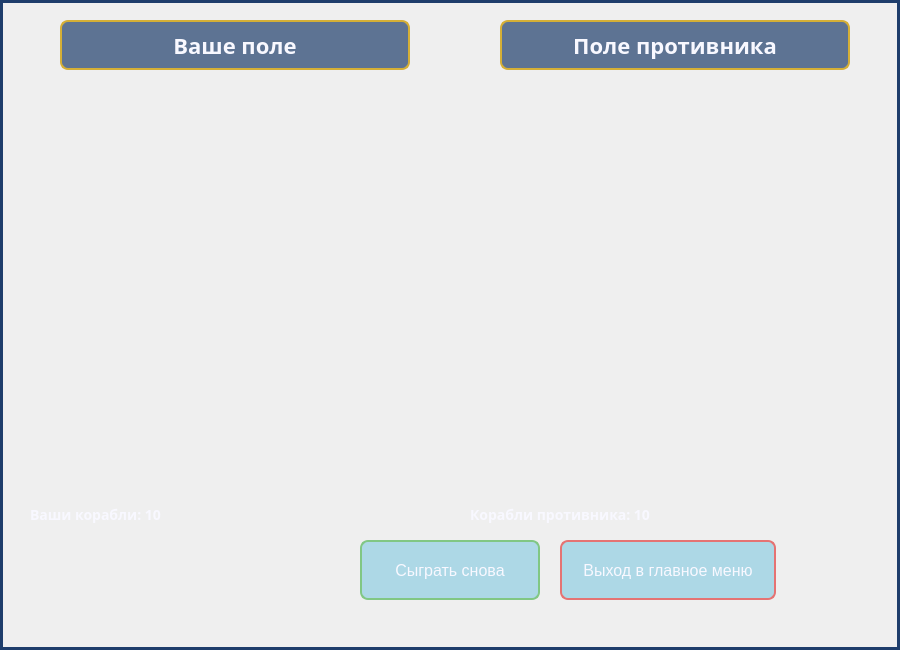
<?xml version="1.0" encoding="UTF-8"?>
<ui version="4.0">
 <class>BattleWindow</class>
 <widget class="QDialog" name="BattleWindow">
  <property name="geometry">
   <rect>
    <x>0</x>
    <y>0</y>
    <width>900</width>
    <height>650</height>
   </rect>
  </property>
  <property name="windowTitle">
   <string>Морской бой</string>
  </property>
  <property name="styleSheet">
   <string notr="true">
QDialog {
    background-color: qlineargradient(x1:0, y1:0, x2:1, y2:1,
                                    stop:0 #0a2463, stop:1 #3e92cc);
    border: 3px solid #1e3d6b;
}

QLabel {
    color: #f8f8ff;
    font-family: &quot;Arial Rounded MT Bold&quot;;
    text-shadow: 1px 1px 2px rgba(0, 0, 0, 0.5);
}

QLabel#labelPlayer, QLabel#labelEnemy {
    font-size: 22px;
    font-weight: bold;
    color: #f8f8ff;
    background-color: rgba(30, 61, 107, 0.7);
    border-radius: 8px;
    padding: 5px 10px;
    border: 2px solid #d4af37;
}

QLabel#labelPlayerShips, QLabel#labelEnemyShips {
    font-size: 14px;
    color: #f8f8ff;
    font-weight: bold;
}

QPushButton {
    background-color: qlineargradient(x1:0, y1:0, x2:0, y2:1,
                                    stop:0 #1e3d6b, stop:1 #0a2463);
    border: 2px solid #d4af37;
    border-radius: 8px;
    padding: 8px 16px;
    font-family: &quot;Arial Rounded MT Bold&quot;;
    font-size: 14px;
    color: #f8f8ff;
}

QPushButton:hover {
    background-color: qlineargradient(x1:0, y1:0, x2:0, y2:1,
                                    stop:0 #3a5f8c, stop:1 #1e3d6b);
}

QPushButton:pressed {
    background-color: qlineargradient(x1:0, y1:0, x2:0, y2:1,
                                    stop:0 #0a2463, stop:1 #1e3d6b);
}

QPushButton#btnReplay {
    min-width: 120px;
    min-height: 40px;
    font-size: 16px;
    background-color: qlineargradient(x1:0, y1:0, x2:0, y2:1,
                                    stop:0 #4CAF50, stop:1 #2E7D32);
    border: 2px solid #81C784;
}

QPushButton#btnReplay:hover {
    background-color: qlineargradient(x1:0, y1:0, x2:0, y2:1,
                                    stop:0 #66BB6A, stop:1 #388E3C);
}

QPushButton#btnReplay:pressed {
    background-color: qlineargradient(x1:0, y1:0, x2:0, y2:1,
                                    stop:0 #2E7D32, stop:1 #1B5E20);
}

QPushButton#btnExitToMainMenu {
    min-width: 180px;
    min-height: 40px;
    font-size: 16px;
    background-color: qlineargradient(x1:0, y1:0, x2:0, y2:1,
                                    stop:0 #c62828, stop:1 #b71c1c);
    border: 2px solid #e57373;
}

QPushButton#btnExitToMainMenu:hover {
    background-color: qlineargradient(x1:0, y1:0, x2:0, y2:1,
                                    stop:0 #ef5350, stop:1 #e53935);
}

QPushButton#btnExitToMainMenu:pressed {
    background-color: qlineargradient(x1:0, y1:0, x2:0, y2:1,
                                    stop:0 #b71c1c, stop:1 #7f0000);
}

/* Стили для игровых клеток */
QPushButton {
    background-color: lightblue;
    border: 1px solid #1e3d6b;
    min-width: 30px;
    min-height: 30px;
}

QPushButton[hasShip=&quot;true&quot;] {
    background-color: #2c3e50;
}

QPushButton[hasShip=&quot;false&quot;] {
    background-color: lightblue;
}

QPushButton[hasShip=&quot;true&quot;]:disabled {
    background-color: #c62828;
}

QPushButton[hasShip=&quot;false&quot;]:disabled {
    background-color: white;
}
   </string>
  </property>
  <widget class="QLabel" name="labelPlayer">
   <property name="geometry">
    <rect>
     <x>60</x>
     <y>20</y>
     <width>350</width>
     <height>50</height>
    </rect>
   </property>
   <property name="font">
    <font>
     <family>Arial Rounded MT Bold</family>
     <pointsize>-1</pointsize>
     <bold>true</bold>
    </font>
   </property>
   <property name="text">
    <string>Ваше поле</string>
   </property>
   <property name="alignment">
    <set>Qt::AlignmentFlag::AlignCenter</set>
   </property>
  </widget>
  <widget class="QLabel" name="labelEnemy">
   <property name="geometry">
    <rect>
     <x>500</x>
     <y>20</y>
     <width>350</width>
     <height>50</height>
    </rect>
   </property>
   <property name="font">
    <font>
     <family>Arial Rounded MT Bold</family>
     <pointsize>-1</pointsize>
     <bold>true</bold>
    </font>
   </property>
   <property name="text">
    <string>Поле противника</string>
   </property>
   <property name="alignment">
    <set>Qt::AlignmentFlag::AlignCenter</set>
   </property>
  </widget>
  <widget class="QWidget" name="gridLayoutPlayer" native="true">
   <property name="geometry">
    <rect>
     <x>30</x>
     <y>80</y>
     <width>400</width>
     <height>400</height>
    </rect>
   </property>
  </widget>
  <widget class="QWidget" name="gridLayoutEnemy" native="true">
   <property name="geometry">
    <rect>
     <x>470</x>
     <y>80</y>
     <width>400</width>
     <height>400</height>
    </rect>
   </property>
  </widget>
  <widget class="QPushButton" name="btnReplay">
   <property name="geometry">
    <rect>
     <x>360</x>
     <y>540</y>
     <width>180</width>
     <height>60</height>
    </rect>
   </property>
   <property name="visible">
    <bool>false</bool>
   </property>
   <property name="text">
    <string>Сыграть снова</string>
   </property>
  </widget>
  <widget class="QPushButton" name="btnExitToMainMenu">
   <property name="geometry">
    <rect>
     <x>560</x>
     <y>540</y>
     <width>216</width>
     <height>60</height>
    </rect>
   </property>
   <property name="visible">
    <bool>false</bool>
   </property>
   <property name="text">
    <string>Выход в главное меню</string>
   </property>
  </widget>
  <widget class="QLabel" name="labelPlayerShips">
   <property name="geometry">
    <rect>
     <x>30</x>
     <y>500</y>
     <width>350</width>
     <height>30</height>
    </rect>
   </property>
   <property name="font">
    <font>
     <family>Arial Rounded MT Bold</family>
     <pointsize>-1</pointsize>
     <bold>true</bold>
    </font>
   </property>
   <property name="text">
    <string>Ваши корабли: 10</string>
   </property>
  </widget>
  <widget class="QLabel" name="labelEnemyShips">
   <property name="geometry">
    <rect>
     <x>470</x>
     <y>500</y>
     <width>350</width>
     <height>30</height>
    </rect>
   </property>
   <property name="font">
    <font>
     <family>Arial Rounded MT Bold</family>
     <pointsize>-1</pointsize>
     <bold>true</bold>
    </font>
   </property>
   <property name="text">
    <string>Корабли противника: 10</string>
   </property>
  </widget>
 </widget>
 <resources/>
 <connections/>
</ui>
